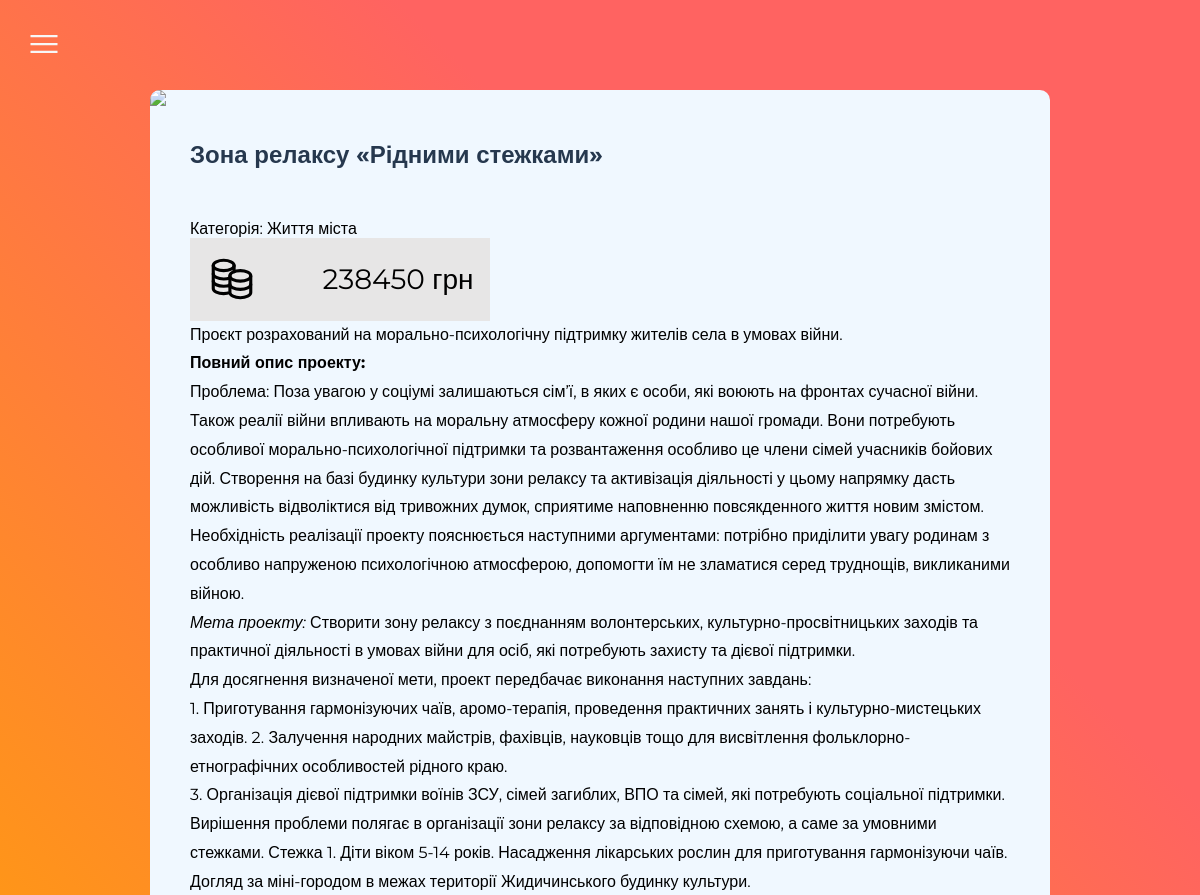
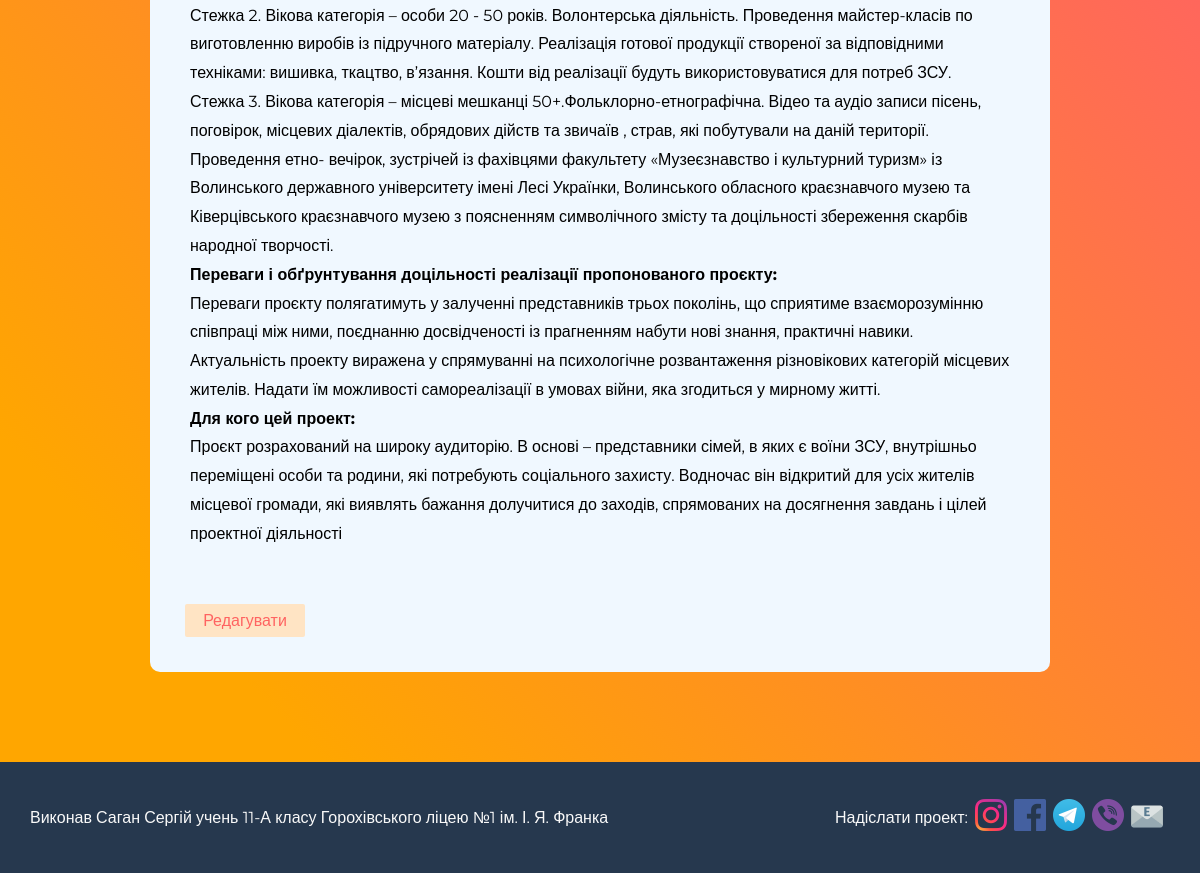
The page /entry_page/7/ on the database its author committed (2 pictures, top to bottom).
### ukraine_swu/models.py (models this page shows, shortened)
class Entry(models.Model):
    topic = models.ForeignKey(Topic, on_delete=models.CASCADE)
    header = models.CharField(max_length=100)
    text = models.TextField()
    budget = models.IntegerField()
    rich_text = RichTextField(default="Детально опишіть ваш проект")
    image = models.TextField()
    date_added = models.DateTimeField(auto_now_add=True)
    class Meta:
        verbose_name_plural = 'entries'

class Topic(models.Model):
    text = models.CharField(max_length=200)
    date_added = models.DateTimeField(auto_now_add=True)
    owner = models.ForeignKey(User, on_delete=models.CASCADE)
    def __str__(self):
        return self.text

### ukraine_swu/views.py (the view)
# urls.py: path('entry_page/<int:entry_id>/', views.entry_page, name='entry_page'),
def entry_page(request, entry_id):
    entry = Entry.objects.get(id=entry_id)
    topics = Topic.objects.order_by('date_added')
    context = {'entry': entry, 'topics': topics}
    return render(request, 'ukraine_swu/entry_page.html', context)

### ukraine_swu/templates/ukraine_swu/entry_page.html
{% extends 'ukraine_swu/base.html' %}
{% load static %}
{% block content %}
<section id="entry_page">
    <div id="card">
        <div id="entry_image"><img id="photo" src='{{ entry.image }}' /></div>
      <div id="content">
        <div id="header"><h1>{{ entry.header }}</h1></div>
            <div id="entry-topic">Категорія: {{ entry.topic }}</div>
            <div id="entry-budget"><div id='coins'></div><div></div>{{ entry.budget }} грн</div>
            <div id="text">{{ entry.text }}</div>
            <div id="text">{{ entry.rich_text|safe }}</div>
        </div>
        <div ><a id="edit_entry" href="{% url 'ukraine_swu:edit_entry' entry.id %}">Редагувати</a></div>
    </div>
</section>
{% endblock content %}

### ukraine_swu/templates/ukraine_swu/base.html (shortened to what this page needs)
{% load static %}
<!DOCTYPE html>
<html lang="en">
  <head>
    <link rel="stylesheet" href="{% static 'ukraine_swu/styles.css' %}">
  </head>
  <body>
    <button class="burger" onclick="toggleMenu()"></button>
    <div class="content">
      {% block content %}{% endblock content %}
    </div>
  </body>
  <footer>
    <div class="f1">
      <div id="copy">Виконав Саган Сергій учень 11-А класу Горохівського ліцею №1 ім. І. Я. Франка</div>
      <div id="socials">
        <p>Надіслати проект: </p>
        <a href="https://instagram.com"><img class='social-icon' src="{% static 'ukraine_swu/instagram.png' %}"></a>
        <a href="https://facebook.com"><img class='social-icon' src="{% static 'ukraine_swu/facebook.png' %}"></a>
        <a href="https://telegram.org"><img class='social-icon' src="{% static 'ukraine_swu/telegram.png' %}"></a>
        <a href="https://viber.com"><img class='social-icon' src="{% static 'ukraine_swu/viber.png' %}"></a>
        <a href="mailto:gorschool@gmail.com"><img class='social-icon' src="{% static 'ukraine_swu/email.png' %}"></a>
      </div>
    </div>
  </footer>
</html>

### ukraine_swu/static/ukraine_swu/styles.css (style rules this page uses)
* { box-sizing: border-box; }
html { width: 100%; margin: 0; padding: 0; height: 100%; scroll-behavior: smooth; font-family: "Montserrat", sans-serif; }
h1, h2 { color: #26384E; }
body { margin: 0; background: linear-gradient(45deg, #ffa600 14.7%, #ff6361 73%);background-attachment: fixed; background-size: cover; -webkit-animation: gradient 15s ease infinite; animation: gradient 15s ease infinite; display: flex; justify-content: center; align-items: center; flex-direction: column; width: 100%; }
button { border: 0; padding: 0; background: transparent; cursor: pointer; }
.burger, .menu { position: fixed; }
.burger { z-index: 3; top: 0; left: 0; display: grid; place-items: center; width: 88px; height: 88px; background-image: url("menu.svg"); background-repeat: no-repeat; background-position: center; }
section { margin-top: 35px; }
#card { margin-top: 10%; margin-bottom: 10%; width: 75vw; border-radius: 10px; background-color: aliceblue; overflow: hidden; }
#entry-budget { padding-top: 2%; padding-bottom: 2%; display: flex; flex-direction: row; align-items: center; font-size: 28px; justify-content: space-around; max-width: 300px; flex-wrap: wrap; background-color: rgb(231, 230, 230); }
#coins { height: 50px; background-image: url("coins.svg"); background-size: contain; width: 50px; }
#content { padding: 0 40px 20px 40px; }
#entry_image img { width: 100%; -o-object-fit: cover; object-fit: cover; }
#header { padding: 10px 0px 30px 0px; margin: 0; }
#text { line-height: 1.8; }
#edit_entry { margin: 35px; text-decoration: none; padding: 7px; border-radius: 2px; display: block; background-color: bisque; color:#ff6361; width: 120px; text-align: center; }
footer { background-color: #26384E; width: 100%; color:#f9f9f9; padding: 30px; }
.social-icon { height: 2em; }
.f1 { display: flex; justify-content: space-between; align-items: center; }
#socials { width: 30%; display: flex; justify-content: space-evenly; align-items: center; }

### rows shown on the page
Entry: header "Зона релаксу «Рідними стежками»", topic "Життя міста", budget "238450", text "Проєкт розрахований на морально-психологічну підтримку жителів села в умовах війни.", rich_text "Повний опис проекту: Проблема: Поза увагою у соціумі залишаються сім’ї, в яких є особи, які воюють на фронтах сучасної війни. Також реалії війни впливають на моральну атмосферу кожної родини нашої громади. Вони потребують особливої морально-психологічної підтримки та розвантаження особливо це члени сімей учасників бойових дій. Створення на базі будинку культури зони релаксу та активізація діяльності у цьому напрямку дасть можливість відволіктися від тривожних думок, сприятиме наповненню повсякденного життя новим змістом. Необхідність реалізації проекту пояснюється наступними аргументами: потрібно приділити увагу родинам з особливо напруженою психологічною атмосферою, допомогти їм не…"
